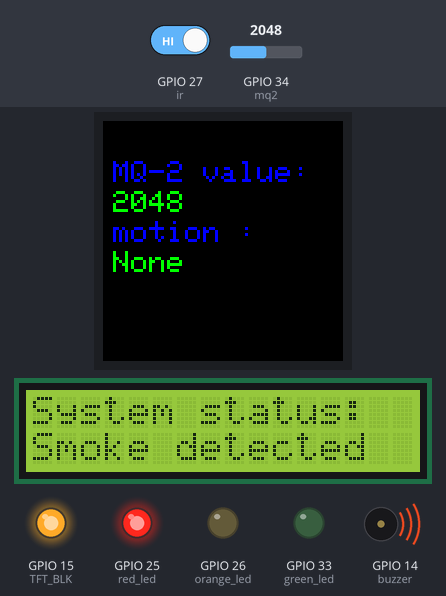
A sketch run on a simulated ESP32. Shown: 240×240 colour display, 16×2 character LCD, output pins drawn as LEDs (lit = HIGH), buzzer (waves = sounding, pin HIGH). Inputs (shaded band) come from the test bench; at power-on: GPIO 34 (mq2) = 2048, GPIO 27 (ir) HIGH.

Above: at 1.4 s.
1.5 s: GPIO 34 (mq2) set to 442
At 3.2 s:
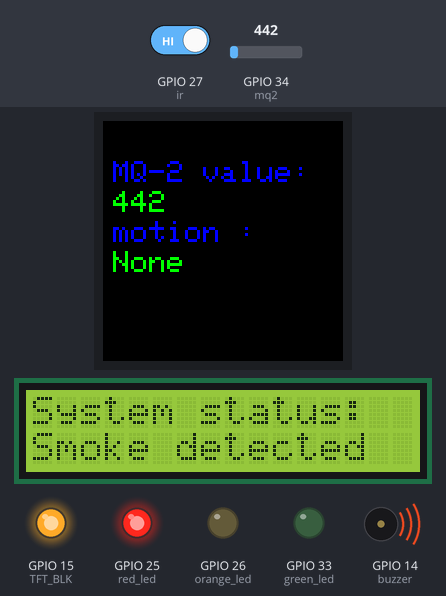
3.9 s: GPIO 34 (mq2) set to 369
At 5.5 s:
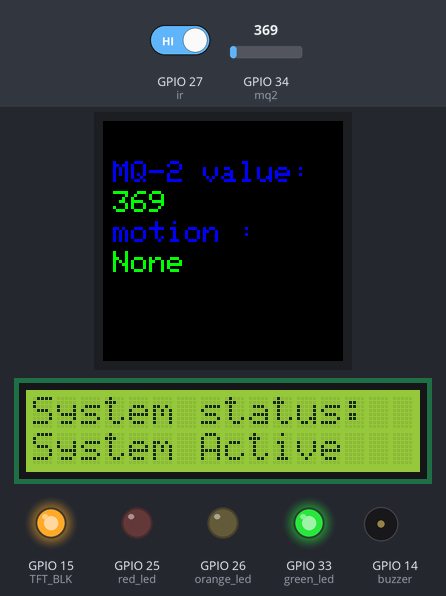
6.1 s: GPIO 27 (ir) driven LOW
At 7.8 s:
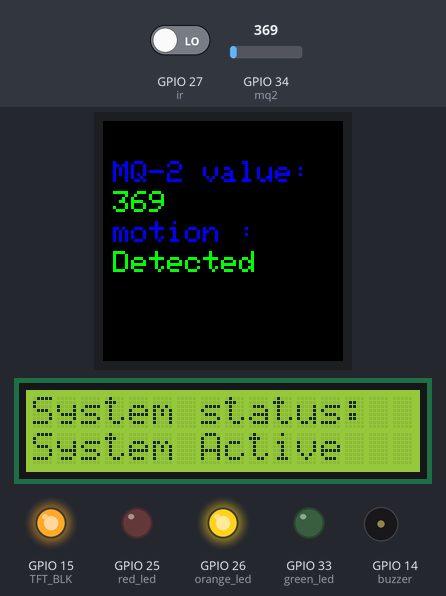
8.3 s: GPIO 34 (mq2) set to 440
At 10.2 s:
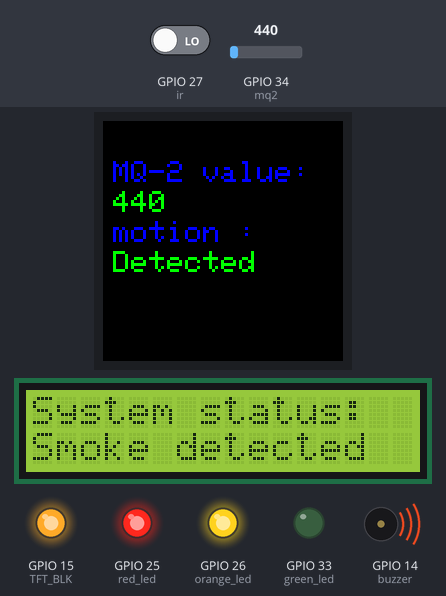
10.5 s: GPIO 27 (ir) driven HIGH
At 12.6 s:
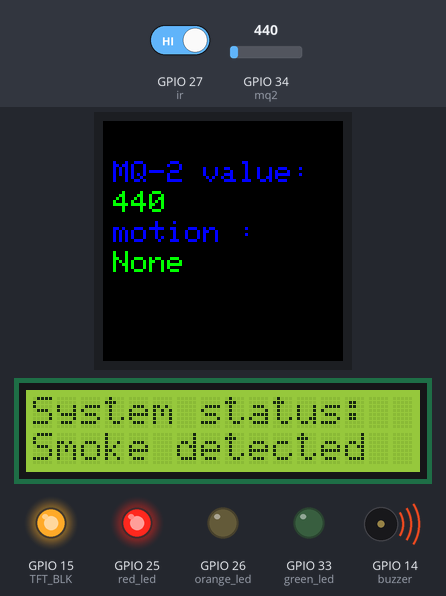
Timing chart, 0 to 13.7 s (numbered marks = the images above; inputs shaded):
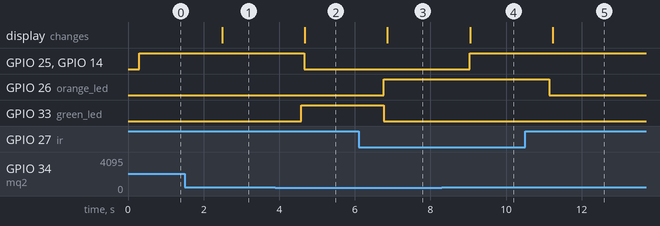

Measured:
- the behaviour switches between 401 and 400 on GPIO 34 (mq2) (found by bisection; images 1 and 2)
- after the input at 1.5 s, the display: changes after 0.99 s (image 1)
- after the input at 3.9 s, GPIO 25 (red_led), GPIO 14 (buzzer): HIGH → LOW after 0.77 s; GPIO 33 (green_led): LOW → HIGH after 0.69 s; the display: changes after 0.78 s (image 2)
- after the input at 6.1 s, GPIO 26 (orange_led): LOW → HIGH after 0.67 s; GPIO 33 (green_led): HIGH → LOW after 0.67 s; the display: changes after 0.76 s (image 3)
- after the input at 8.3 s, GPIO 25 (red_led), GPIO 14 (buzzer): LOW → HIGH after 0.74 s; the display: changes after 0.75 s (image 4)
- after the input at 10.5 s, GPIO 26 (orange_led): HIGH → LOW after 0.64 s; the display: changes after 0.74 s (image 5)

The sketch:

integrate.ino
```cpp
// LCD_SDA 21
//LCD_SCL 22

#include <Wire.h>
#include <LiquidCrystal_I2C.h>
#include <Adafruit_GFX.h>
#include <Adafruit_ST7789.h>
#include <SPI.h>


#define mq2 34
#define ir 27

#define red_led 25
#define orange_led 26
#define green_led 33

#define buzzer 14

#define TFT_CS -1 //not used
#define TFT_DC 2
#define TFT_RST 4
#define TFT_MOSI 23//SDA
#define TFT_SCLK 18//SCL
#define TFT_BLK 15

LiquidCrystal_I2C lcd(0x27, 16, 2);
Adafruit_ST7789 tft = Adafruit_ST7789(TFT_CS, TFT_DC, TFT_RST);

void setup(){
  Serial.begin(115200);

  pinMode(red_led, OUTPUT);
  pinMode(orange_led, OUTPUT);
  pinMode(green_led, OUTPUT);

  pinMode(buzzer, OUTPUT);

  pinMode(ir, INPUT);

  pinMode(TFT_BLK, OUTPUT);
  digitalWrite(TFT_BLK, HIGH);
  SPI.begin(TFT_SCLK, -1, TFT_MOSI, -1);
  tft.init(240, 240, SPI_MODE3);
  tft.setRotation(0);
  //tft.fillScreen(ST77XX_BLACK);
  //tft.setTextColor(ST77XX_WHITE);

  lcd.init();
  lcd.backlight();

}

void loop(){
  int mq2value = analogRead(mq2);
  int irvalue = digitalRead(ir);

  /*if(mq2value >400){
    digitalWrite(red_led, HIGH);
    digitalWrite(buzzer, HIGH);
  }
  else{
    digitalWrite(red_led, LOW);
    digitalWrite(buzzer, LOW);
  }*/

  if(irvalue == LOW){
    digitalWrite(orange_led, HIGH);
  }
  else{
    digitalWrite(orange_led, LOW);
  }

  if(mq2value <=400 && irvalue == HIGH){
    digitalWrite(green_led, HIGH);
  }
  else{
    digitalWrite(green_led, LOW);
  }

  tft.fillScreen(ST77XX_BLACK);
  tft.setTextSize(3);
  tft.setTextColor(ST77XX_BLUE);
  tft.setCursor(10, 40);
  tft.println("MQ-2 value: ");
  tft.setCursor(10, 70);
  tft.setTextColor(ST77XX_GREEN);
  tft.println(mq2value);

  tft.setTextColor(ST77XX_BLUE);
  tft.setCursor(10, 100);
  tft.println("motion : ");
  tft.setCursor(10, 130);
  tft.setTextColor(ST77XX_GREEN);
  if(irvalue == LOW) tft.println("Detected");
  else tft.println("None");

  lcd.clear();
  lcd.setCursor(0, 0);
  lcd.print("System status: ");
  lcd.setCursor(0, 1);
  if(mq2value > 400){
    digitalWrite(red_led, HIGH);
    digitalWrite(buzzer, HIGH);
    lcd.print("Smoke detected");
  }
  else{
    digitalWrite(red_led, LOW);
    digitalWrite(buzzer, LOW);
    lcd.print("System Active");
  }

  delay(1000);
}
```
